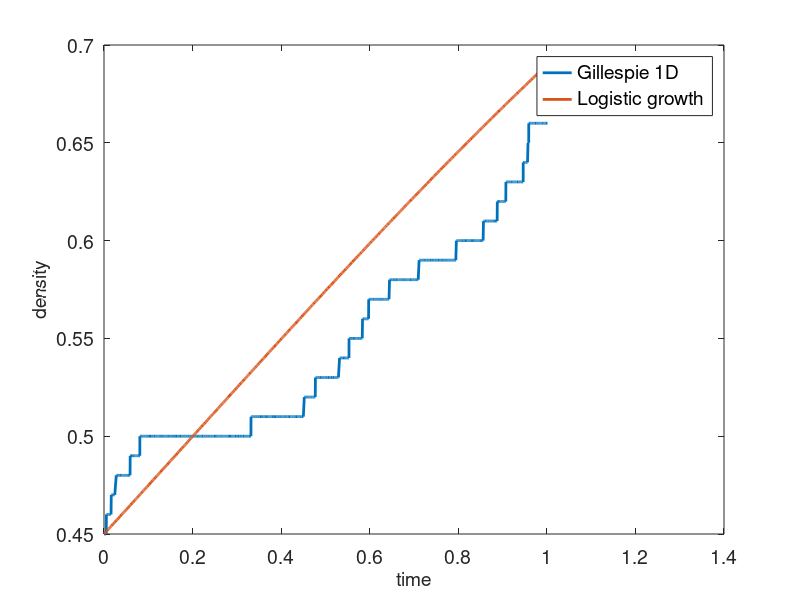

Here is the MATLAB script that generated this plot:
% Gillespie algorithm for 1d

clear all

% Parameters

% lattice dimension
dim = 1;

% length of the side of square
L = 100;

Pm = 1; % transition rate per unit time of moving to another lattice site

Pp = 0.05; % proliferation rate per unit time of giving rise to another agent

Pd = 0; % death rate per unit time


cells = zeros(L,dim); % array that will store the sites, this is just for 1d

% initially choose randomly if each state is occupied or no

% choose a random number for each state
rand_initial = rand(L,dim);

for i = 1:L      
   % if the random number is greater than 0.5, then assume that initially
   % there is a cell at that site. 1 corresponds to that cell
   if rand_initial(i)>0.5
       cells(i) = 1; 
   end
end


Q = sum(cells); % store the number of cells at different times


a0 = (Pm + Pp + Pd)*Q; % total propensity function 


t_final = 20; % time interval
t = 0; % initialise time
iter = 0; % count the number of iterations

%Cells = zeros(L,30);

%%%%%%%%%%%%%%%%%%%%%%%%%%%%%%%%%
% this is for logistic growth

Q_initial = Q;



%%%%%%%%%%%%%%%%%%%%%%%%%%%%%%%5

while t < t_final

    iter = iter + 1;
    NumberOfCells(iter) = Q; % keep track of the changes in the number of cells
    %Cells(:,iter) = cells; % check how it looks like
    
    tau = log (1/rand) / a0; % choose time till the next event

    % choose which event occurs (movement, proliferation or death)#

    R = a0*rand;

    % Movement event
    if R < Pm*Q
        
       random_permutation = randperm(L);
       agent_ID = random_permutation(1); % choose a random agent 
       
       % check if it is actually an agent and not zero at that point and if
       % not choose until it is an agent
       while cells(agent_ID) == 0
        random_permutation = randperm(L);
        agent_ID = random_permutation(1); % choose a random agent   
       end
       
       

       % choose one of its neighbours
       if rand > 0.5
          neighbour_ID = agent_ID + 1; 
          
          %periodic boundary conditions
          if neighbour_ID == L+1
             neighbour_ID = 1;  
          end
          
       else
          neighbour_ID = agent_ID -1;
          
          %periodic boundary conditions
          if neighbour_ID == 0
             neighbour_ID = L;  
          end        
       end

       % check if the neighbour is empty, if yes, move the cell to that grid
       if cells(neighbour_ID) == 0
          cells(neighbour_ID) = 1;
          cells(agent_ID) = 0;

       end

    end

    % Proliferation event
    if R > Pm*Q && R < (Pm+Pp)*Q

       random_permutation = randperm(L);
       agent_ID = random_permutation(1); % choose a random agent 
       
       % check if it is actually an agent and not zero at that point and if
       % not choose until it is an agent
       while cells(agent_ID) == 0
        random_permutation = randperm(L);
        agent_ID = random_permutation(1); % choose a random agent   
       end
       
       % choose one of its neighbours
       if rand > 0.5
          neighbour_ID = agent_ID + 1; 
          
          %periodic boundary conditions
          if neighbour_ID == L+1
             neighbour_ID = 1;  
          end
          
       else
          neighbour_ID = agent_ID -1;
          
          %periodic boundary conditions
          if neighbour_ID == 0
             neighbour_ID = L;  
          end  
       end

       % check if the neighbour is empty, if yes, agent proliferate by placing
       % a new agent in the target site
       if cells(neighbour_ID) == 0
          cells(neighbour_ID) = 1;
          Q = Q + 1; % increase in total population
          a0 = a0 + (Pm + Pp + Pd); % change in total propensity function
 
       end

    end   
    
    % Death event

    if R > (Pm+Pp)*Q  && R < (Pm+Pp + Pd)*Q

       random_permutation = randperm(L);
       agent_ID = random_permutation(1); % choose a random agent 
       
       % check if it is actually an agent and not zero at that point and if
       % not choose until it is an agent
       while cells(agent_ID) == 0
        random_permutation = randperm(L);
        agent_ID = random_permutation(1); % choose a random agent   
       end
       

       % cell dies

       cells(agent_ID) = 0;
       Q = Q - 1; % decrease in total population
       a0 = a0 - (Pm + Pp + Pd); % change in total propensity function
    end

    t = t + tau;

    store_time(iter) = t;
end


% plot the changes in the number of cells
figure

store_time = (Pp-Pd)*store_time; % rescale time to allow parameter comparison

plot(store_time,NumberOfCells/L,'LineWidth', 2);set(gca,'FontSize',14); % number of cells in the system
%h_legend = legend('1st component','2nd component','Total');
%set(h_legend,'FontSize',14)
xlabel('time','FontSize',14)
ylabel('density','FontSize',14)



%%%%%%%%%%%%%%%%
% solution to the corresponding logistic growth equation

cA0 = Q_initial/L; % initial density
cA0_bar = (Pp - Pd)/(Pp)*cA0;

f = @(t) cA0_bar * exp(t)/(1+cA0_bar*(exp(t)-1)); % solution to the equation 

for i = 1 : length(store_time)
    %store_time(i) = (Pp - Pd) * store_time(i); % rescale time
    y(i) = f(store_time(i)); 
end

%%% plot logistic solution 

hold on
plot(store_time,y,'LineWidth', 2)
h_legend = legend('Gillespie 1D','Logistic growth','Total');
set(h_legend,'FontSize',14)
xlabel('time','FontSize',14)
ylabel('density','FontSize',14)

